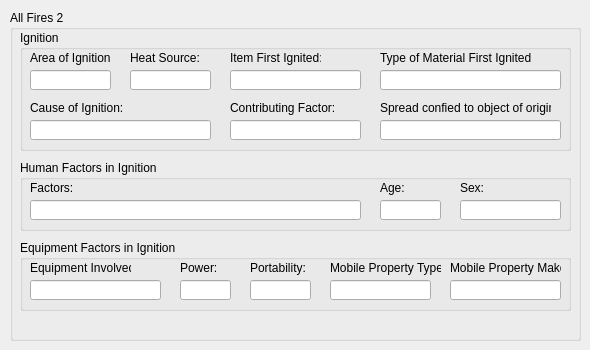
    <widget class="QWidget" name="tab_5">
     <attribute name="title">
      <string>All Fires 2</string>
     </attribute>
     <widget class="QGroupBox" name="groupBox_13">
      <property name="geometry">
       <rect>
        <x>10</x>
        <y>10</y>
        <width>571</width>
        <height>331</height>
       </rect>
      </property>
      <property name="title">
       <string>All Fires 2</string>
      </property>
      <widget class="QGroupBox" name="groupBox_14">
       <property name="geometry">
        <rect>
         <x>10</x>
         <y>20</y>
         <width>551</width>
         <height>121</height>
        </rect>
       </property>
       <property name="title">
        <string>Ignition</string>
       </property>
       <widget class="QLabel" name="label_72">
        <property name="geometry">
         <rect>
          <x>10</x>
          <y>20</y>
          <width>81</width>
          <height>16</height>
         </rect>
        </property>
        <property name="text">
         <string>Area of Ignition:</string>
        </property>
       </widget>
       <widget class="QLabel" name="label_73">
        <property name="geometry">
         <rect>
          <x>110</x>
          <y>20</y>
          <width>81</width>
          <height>16</height>
         </rect>
        </property>
        <property name="text">
         <string>Heat Source:</string>
        </property>
       </widget>
       <widget class="QLabel" name="label_74">
        <property name="geometry">
         <rect>
          <x>210</x>
          <y>20</y>
          <width>91</width>
          <height>16</height>
         </rect>
        </property>
        <property name="text">
         <string>Item First Ignited:</string>
        </property>
       </widget>
       <widget class="QLabel" name="label_75">
        <property name="geometry">
         <rect>
          <x>360</x>
          <y>20</y>
          <width>151</width>
          <height>16</height>
         </rect>
        </property>
        <property name="text">
         <string>Type of Material First Ignited:</string>
        </property>
       </widget>
       <widget class="QLineEdit" name="lineEdit">
        <property name="geometry">
         <rect>
          <x>10</x>
          <y>40</y>
          <width>81</width>
          <height>20</height>
         </rect>
        </property>
       </widget>
       <widget class="QLineEdit" name="lineEdit_2">
        <property name="geometry">
         <rect>
          <x>110</x>
          <y>40</y>
          <width>81</width>
          <height>20</height>
         </rect>
        </property>
       </widget>
       <widget class="QLineEdit" name="lineEdit_3">
        <property name="geometry">
         <rect>
          <x>210</x>
          <y>40</y>
          <width>131</width>
          <height>20</height>
         </rect>
        </property>
       </widget>
       <widget class="QLineEdit" name="lineEdit_4">
        <property name="geometry">
         <rect>
          <x>360</x>
          <y>40</y>
          <width>181</width>
          <height>20</height>
         </rect>
        </property>
       </widget>
       <widget class="QLabel" name="label_76">
        <property name="geometry">
         <rect>
          <x>210</x>
          <y>70</y>
          <width>111</width>
          <height>16</height>
         </rect>
        </property>
        <property name="text">
         <string>Contributing Factor:</string>
        </property>
       </widget>
       <widget class="QLineEdit" name="lineEdit_5">
        <property name="geometry">
         <rect>
          <x>210</x>
          <y>90</y>
          <width>131</width>
          <height>20</height>
         </rect>
        </property>
       </widget>
       <widget class="QLineEdit" name="lineEdit_6">
        <property name="geometry">
         <rect>
          <x>10</x>
          <y>90</y>
          <width>181</width>
          <height>20</height>
         </rect>
        </property>
       </widget>
       <widget class="QLabel" name="label_77">
        <property name="geometry">
         <rect>
          <x>10</x>
          <y>70</y>
          <width>111</width>
          <height>16</height>
         </rect>
        </property>
        <property name="text">
         <string>Cause of Ignition:</string>
        </property>
       </widget>
       <widget class="QLabel" name="label_78">
        <property name="geometry">
         <rect>
          <x>360</x>
          <y>70</y>
          <width>171</width>
          <height>16</height>
         </rect>
        </property>
        <property name="text">
         <string>Spread confied to object of origin?</string>
        </property>
       </widget>
       <widget class="QLineEdit" name="lineEdit_7">
        <property name="geometry">
         <rect>
          <x>360</x>
          <y>90</y>
          <width>181</width>
          <height>20</height>
         </rect>
        </property>
       </widget>
      </widget>
      <widget class="QGroupBox" name="groupBox_15">
       <property name="geometry">
        <rect>
         <x>10</x>
         <y>150</y>
         <width>551</width>
         <height>71</height>
        </rect>
       </property>
       <property name="title">
        <string>Human Factors in Ignition</string>
       </property>
       <widget class="QLabel" name="label_79">
        <property name="geometry">
         <rect>
          <x>10</x>
          <y>20</y>
          <width>81</width>
          <height>16</height>
         </rect>
        </property>
        <property name="text">
         <string>Factors:</string>
        </property>
       </widget>
       <widget class="QLabel" name="label_81">
        <property name="geometry">
         <rect>
          <x>360</x>
          <y>20</y>
          <width>31</width>
          <height>16</height>
         </rect>
        </property>
        <property name="text">
         <string>Age:</string>
        </property>
       </widget>
       <widget class="QLabel" name="label_82">
        <property name="geometry">
         <rect>
          <x>440</x>
          <y>20</y>
          <width>31</width>
          <height>16</height>
         </rect>
        </property>
        <property name="text">
         <string>Sex:</string>
        </property>
       </widget>
       <widget class="QLineEdit" name="lineEdit_8">
        <property name="geometry">
         <rect>
          <x>10</x>
          <y>40</y>
          <width>331</width>
          <height>20</height>
         </rect>
        </property>
       </widget>
       <widget class="QLineEdit" name="lineEdit_10">
        <property name="geometry">
         <rect>
          <x>360</x>
          <y>40</y>
          <width>61</width>
          <height>20</height>
         </rect>
        </property>
       </widget>
       <widget class="QLineEdit" name="lineEdit_11">
        <property name="geometry">
         <rect>
          <x>440</x>
          <y>40</y>
          <width>101</width>
          <height>20</height>
         </rect>
        </property>
       </widget>
      </widget>
      <widget class="QGroupBox" name="groupBox_16">
       <property name="geometry">
        <rect>
         <x>10</x>
         <y>230</y>
         <width>551</width>
         <height>71</height>
        </rect>
       </property>
       <property name="title">
        <string>Equipment Factors in Ignition</string>
       </property>
       <widget class="QLabel" name="label_80">
        <property name="geometry">
         <rect>
          <x>10</x>
          <y>20</y>
          <width>101</width>
          <height>16</height>
         </rect>
        </property>
        <property name="text">
         <string>Equipment Involved:</string>
        </property>
       </widget>
       <widget class="QLabel" name="label_84">
        <property name="geometry">
         <rect>
          <x>160</x>
          <y>20</y>
          <width>41</width>
          <height>16</height>
         </rect>
        </property>
        <property name="text">
         <string>Power:</string>
        </property>
       </widget>
       <widget class="QLabel" name="label_85">
        <property name="geometry">
         <rect>
          <x>230</x>
          <y>20</y>
          <width>61</width>
          <height>16</height>
         </rect>
        </property>
        <property name="text">
         <string>Portability:</string>
        </property>
       </widget>
       <widget class="QLineEdit" name="lineEdit_9">
        <property name="geometry">
         <rect>
          <x>10</x>
          <y>40</y>
          <width>131</width>
          <height>20</height>
         </rect>
        </property>
       </widget>
       <widget class="QLineEdit" name="lineEdit_13">
        <property name="geometry">
         <rect>
          <x>160</x>
          <y>40</y>
          <width>51</width>
          <height>20</height>
         </rect>
        </property>
       </widget>
       <widget class="QLineEdit" name="lineEdit_14">
        <property name="geometry">
         <rect>
          <x>230</x>
          <y>40</y>
          <width>61</width>
          <height>20</height>
         </rect>
        </property>
       </widget>
       <widget class="QLabel" name="label_86">
        <property name="geometry">
         <rect>
          <x>310</x>
          <y>20</y>
          <width>111</width>
          <height>16</height>
         </rect>
        </property>
        <property name="text">
         <string>Mobile Property Type:</string>
        </property>
       </widget>
       <widget class="QLineEdit" name="lineEdit_15">
        <property name="geometry">
         <rect>
          <x>430</x>
          <y>40</y>
          <width>111</width>
          <height>20</height>
         </rect>
        </property>
       </widget>
       <widget class="QLabel" name="label_87">
        <property name="geometry">
         <rect>
          <x>430</x>
          <y>20</y>
          <width>111</width>
          <height>16</height>
         </rect>
        </property>
        <property name="text">
         <string>Mobile Property Make:</string>
        </property>
       </widget>
       <widget class="QLineEdit" name="lineEdit_16">
        <property name="geometry">
         <rect>
          <x>310</x>
          <y>40</y>
          <width>101</width>
          <height>20</height>
         </rect>
        </property>
       </widget>
      </widget>
     </widget>
    </widget>
